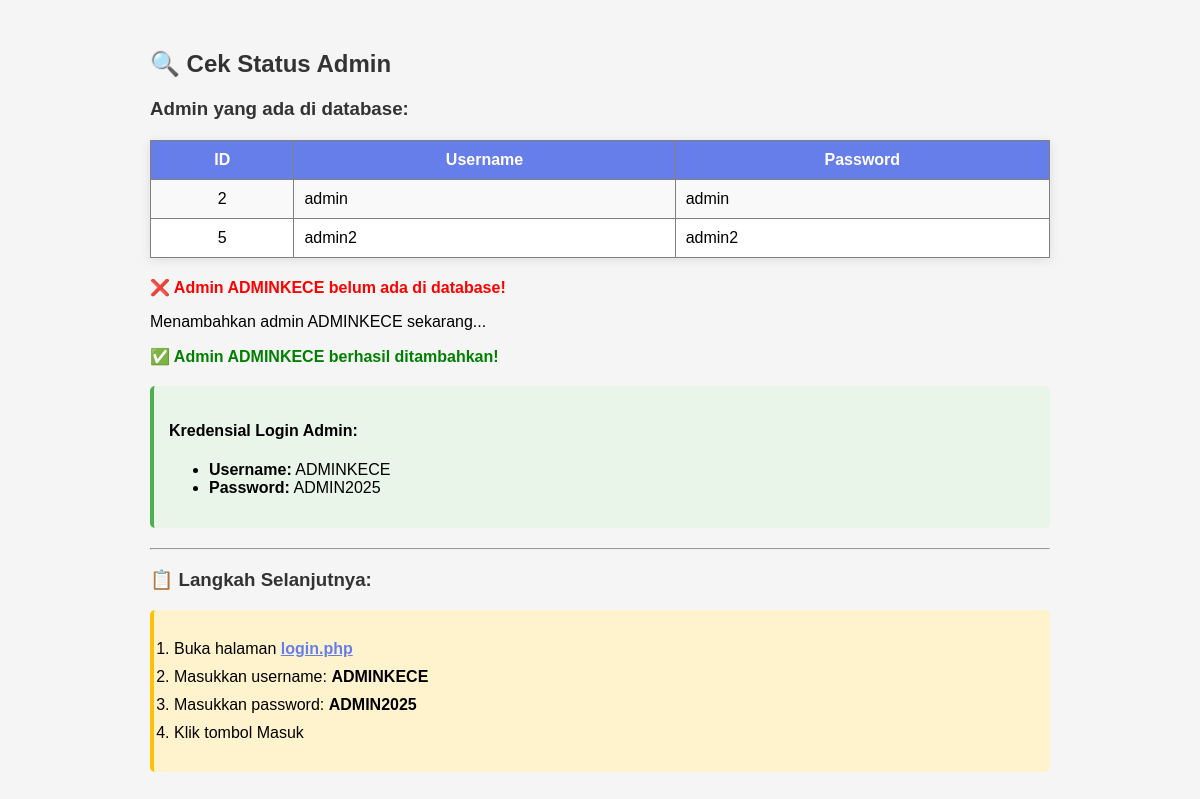
The page /cek_admin.php on the database as committed earlier.
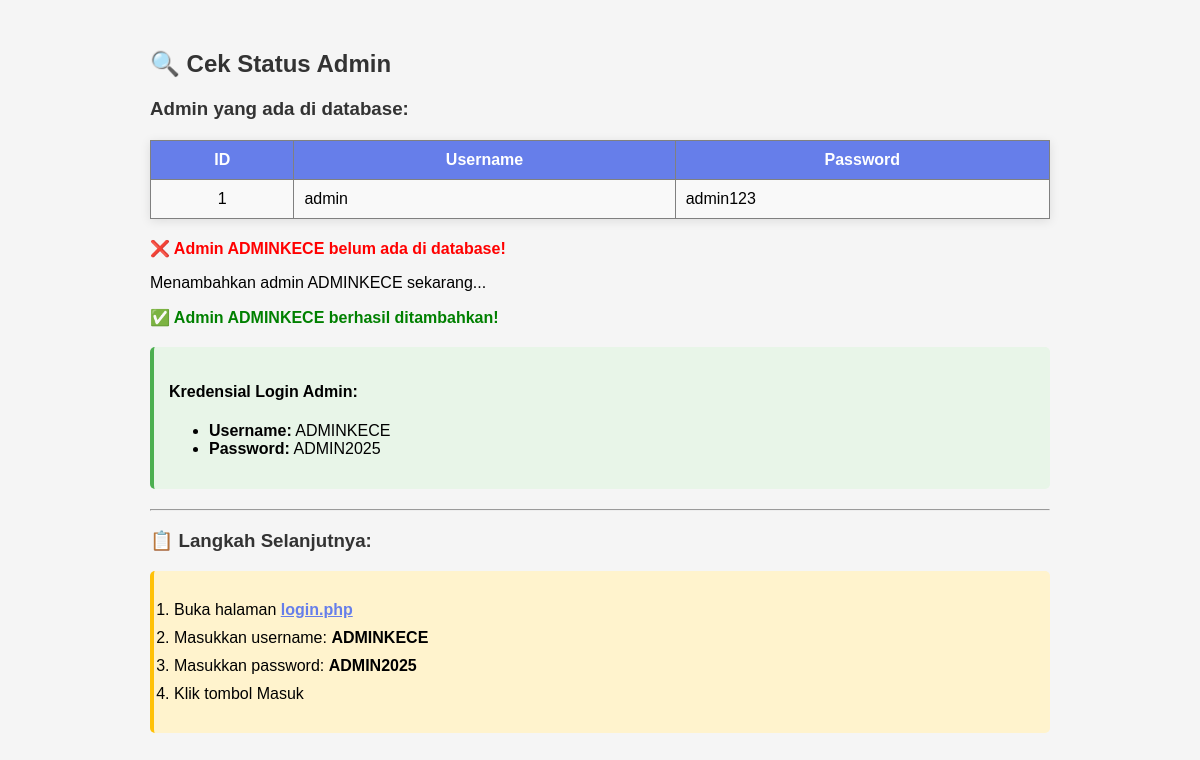
The same page on the database as committed later.
### tables this page shows
CREATE TABLE `tb_daftar` (
  `id` int(11) NOT NULL AUTO_INCREMENT,
  `username` varchar(50) NOT NULL,
  `password` varchar(255) NOT NULL,
  `email` varchar(100) DEFAULT NULL,
  `level` enum('admin','super_admin') DEFAULT 'admin',
  `created_at` timestamp NULL DEFAULT CURRENT_TIMESTAMP,
  `updated_at` timestamp NULL DEFAULT CURRENT_TIMESTAMP ON UPDATE CURRENT_TIMESTAMP,
  PRIMARY KEY (`id`),
  UNIQUE KEY `username` (`username`)
);

### cek_admin.php (the view, shortened to what this page needs)
<?php
include 'koneksi.php';
echo "<h2>🔍 Cek Status Admin</h2>";
echo "<h3>Admin yang ada di database:</h3>";
$admin_list = mysqli_query($koneksi, "SELECT * FROM tb_daftar ORDER BY id");
if (mysqli_num_rows($admin_list) > 0) {
    echo "<table border='1' style='border-collapse: collapse; width: 100%; margin: 20px 0;'>";
    echo "<tr style='background: #f2f2f2;'>";
    echo "<th style='padding: 10px;'>ID</th>";
    echo "<th style='padding: 10px;'>Username</th>";
    echo "<th style='padding: 10px;'>Password</th>";
    echo "</tr>";
    $found_adminkece = false;
    while ($admin = mysqli_fetch_assoc($admin_list)) {
        echo "<tr>";
        echo "<td style='padding: 10px; text-align: center;'>" . $admin['id'] . "</td>";
        echo "<td style='padding: 10px;'>" . htmlspecialchars($admin['username']) . "</td>";
        echo "<td style='padding: 10px;'>" . htmlspecialchars($admin['password']) . "</td>";
        echo "</tr>";
    }
    echo "</table>";
    if ($found_adminkece) {
        echo "<p style='color: green; font-weight: bold;'>✅ Admin ADMINKECE sudah ada di database!</p>";
    } else {
        echo "<p style='color: red; font-weight: bold;'>❌ Admin ADMINKECE belum ada di database!</p>";
        echo "<p>Menambahkan admin ADMINKECE sekarang...</p>";
        $username = 'ADMINKECE';
        $password = 'ADMIN2025';
        $insert_sql = "INSERT INTO tb_daftar (username, password) VALUES (?, ?)";
        $insert_stmt = mysqli_prepare($koneksi, $insert_sql);
        mysqli_stmt_bind_param($insert_stmt, "ss", $username, $password);
        if (mysqli_stmt_execute($insert_stmt)) {
            echo "<p style='color: green; font-weight: bold;'>✅ Admin ADMINKECE berhasil ditambahkan!</p>";
            echo "<div style='background: #e8f5e8; padding: 15px; border-radius: 5px; border-left: 4px solid #4caf50; margin: 20px 0;'>";
            echo "<h4>Kredensial Login Admin:</h4>";
            echo "<ul>";
            echo "<li><strong>Username:</strong> ADMINKECE</li>";
            echo "<li><strong>Password:</strong> ADMIN2025</li>";
            echo "</ul>";
            echo "</div>";
        } else {
            echo "<p style='color: red; font-weight: bold;'>❌ Gagal menambahkan admin: " . mysqli_error($koneksi) . "</p>";
        }
    }
}
echo "<hr>";
echo "<h3>📋 Langkah Selanjutnya:</h3>";
echo "<ol>";
echo "<li>Buka halaman <a href='login.php' target='_blank'>login.php</a></li>";
echo "<li>Masukkan username: <strong>ADMINKECE</strong></li>";
echo "<li>Masukkan password: <strong>ADMIN2025</strong></li>";
echo "<li>Klik tombol Masuk</li>";
echo "</ol>";
?>

### cek_admin.php (style rules this page uses)
h2, h3 { color: #333; }
table { background: white; box-shadow: 0 2px 10px rgba(0,0,0,0.1); }
th { background: #667eea !important; color: white !important; }
tr:nth-child(even) { background: #f9f9f9; }
a { color: #667eea; font-weight: bold; }
ol { background: #fff3cd; padding: 20px; border-radius: 5px; border-left: 4px solid #ffc107; }
ol li { margin: 10px 0; font-weight: 500; }

Rows that differ between the two databases and show on the page:
removed tb_daftar: id "2", username "admin", password "admin"
removed tb_daftar: id "5", username "admin2", password "admin2"
added tb_daftar: id "1", username "admin", password "admin123"
